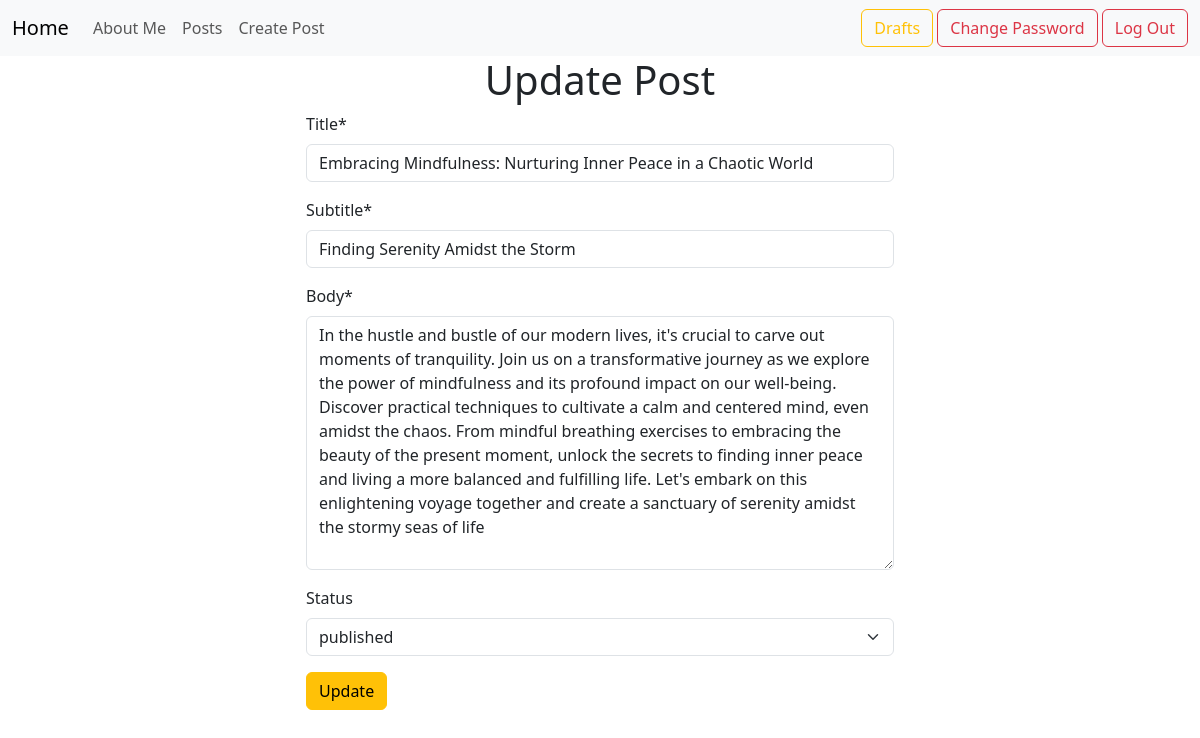
The app's page /posts/5/edit/ (signed in) with its own data.
### posts/models.py (models this page shows, shortened)
class Post(models.Model):
    title = models.CharField(max_length=128)
    subtitle = models.CharField(max_length=256)
    body = models.TextField()
    author = models.ForeignKey(
        get_user_model(),
        on_delete=models.CASCADE
    )
    created_on = models.DateTimeField(auto_now_add=True)
    status = models.ForeignKey(
        Status,
        on_delete=models.CASCADE,
        blank=True, null=True
    )

### posts/views.py (the view)
# urls.py: path("<int:pk>/edit/", views.PostUpdateView.as_view(), name="edit"),
class PostUpdateView(LoginRequiredMixin, UserPassesTestMixin, UpdateView):
    template_name = "posts/edit.html"
    model = Post
    fields = ["title", "subtitle", "body", "status"]
    def test_func(self):
        post = self.get_object()
        return post.author == self.request.user

### posts/models.py (called while the page is built)
    def __str__(self):
        return self.name

### templates/posts/edit.html (shortened to what this page needs)
{% extends 'base.html' %}
{% load crispy_forms_tags %}
{% block content %}
    <div class="row d-flex justify-content-center">
        <div class="col-md-6">
            <div class="d-flex justify-content-center">
                <h1>Update Post</h1>
            </div>
            <form method="POST">
                {{ form|crispy }}
                <input type="submit" class="btn btn-warning" value="Update">
            </form>
        </div>
    </div>
{% endblock content %}

### records on screen
Post: title "Embracing Mindfulness: Nurturing Inner Peace in a Chaotic World", subtitle "Finding Serenity Amidst the Storm", body "In the hustle and bustle of our modern lives, it's crucial to carve out moments of tranquility. Join us on a transformative journey as we explore the power of mindfulness and its profound impact on our well-being. Discover practical techniques to cultivate a calm and centered mind, even amidst the chaos. From mindful breathing exercises to embracing the beauty of the present moment, unlock the secrets to finding inner peace and living a more balanced and fulfilling life. Let's embark on this enlightening voyage together and create a sanctuary of serenity amidst the stormy seas of life", status "published"
